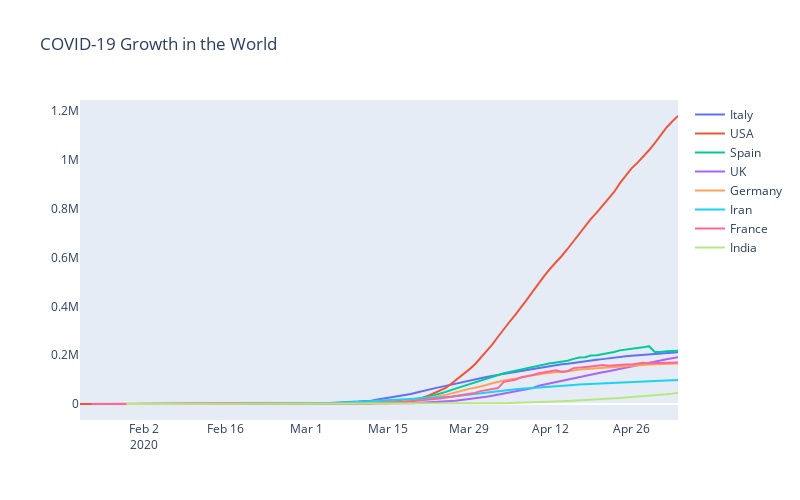

Here is the notebook cell this chart was saved with:
### Code cell
fig1 = go.Figure()
fig1.add_trace(go.Scatter(x=ncov_italy['ObservationDate'], y=ncov_italy['Confirmed'], name='Italy'))
fig1.add_trace(go.Scatter(x=ncov_us['ObservationDate'], y=ncov_us['Confirmed'], name='USA'))
fig1.add_trace(go.Scatter(x=ncov_spain['ObservationDate'], y=ncov_spain['Confirmed'], name='Spain'))
fig1.add_trace(go.Scatter(x=ncov_uk['ObservationDate'], y=ncov_uk['Confirmed'], name='UK'))
fig1.add_trace(go.Scatter(x=ncov_germany['ObservationDate'], y=ncov_germany['Confirmed'], name='Germany'))
fig1.add_trace(go.Scatter(x=ncov_iran['ObservationDate'], y=ncov_iran['Confirmed'], name='Iran'))
fig1.add_trace(go.Scatter(x=ncov_france['ObservationDate'], y=ncov_france['Confirmed'], name='France'))
fig1.add_trace(go.Scatter(x=ncov_india['ObservationDate'], y=ncov_india['Confirmed'], name='India'))

fig1.layout.update(title_text='COVID-19 Growth in the World',xaxis_showgrid=False, yaxis_showgrid=False, width=800,
        height=500,font=dict(
        size=12,
#         color="white"
    ))
# fig1.layout.plot_bgcolor = 'Black'
# fig1.layout.paper_bgcolor = 'Black'
fig1.show()
